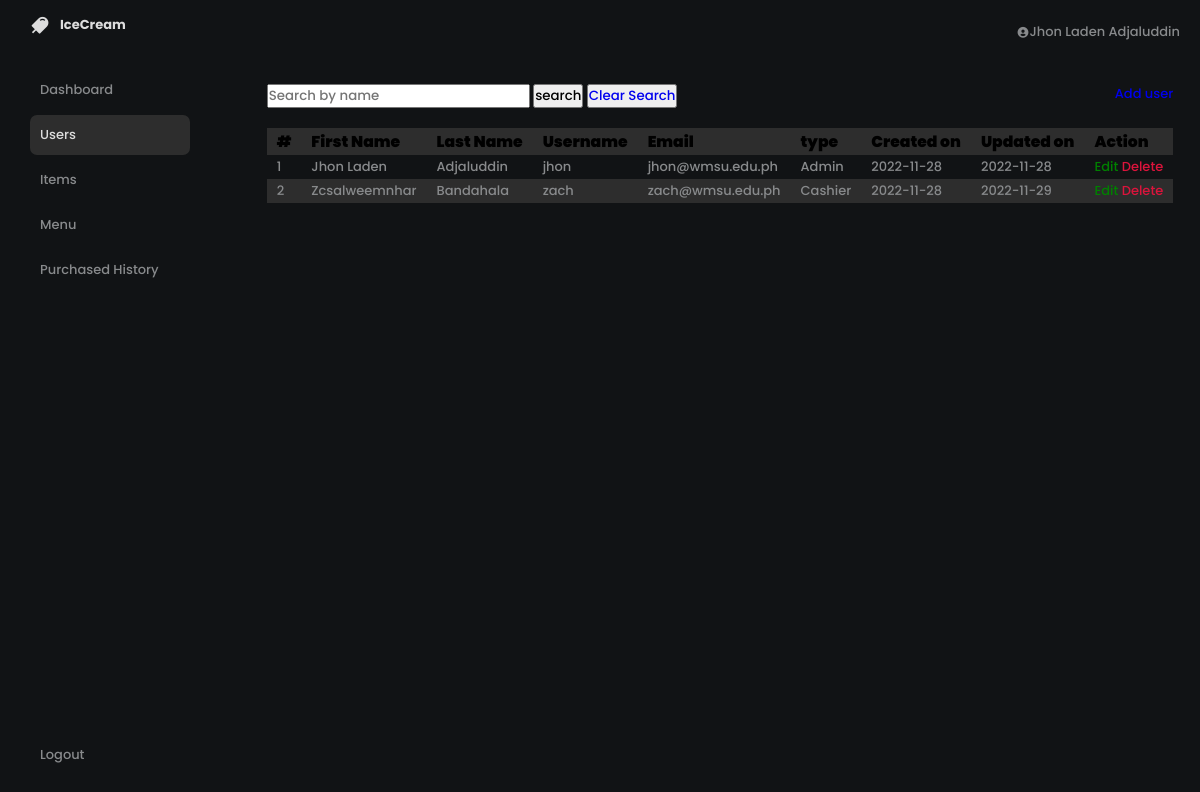
Screenshot of /users/users.php (signed in) with the database file from the repository.
### tables this page shows
CREATE TABLE `user` (
  `id` int(11) NOT NULL,
  `firstname` varchar(255) NOT NULL,
  `lastname` varchar(255) NOT NULL,
  `username` varchar(255) NOT NULL,
  `password` varchar(255) NOT NULL,
  `type` varchar(255) NOT NULL,
  `created_at` timestamp NOT NULL DEFAULT current_timestamp(),
  `updated_at` timestamp NOT NULL DEFAULT current_timestamp() ON UPDATE current_timestamp(),
  `email` varchar(255) NOT NULL,
  `isDelete` tinyint(1) DEFAULT 0
);

### classes/user.class.php (called while the page is built, shortened)
<?php
require_once 'database.php';
class User{
    protected $db ;
    function __construct(){
        $this->db = new Database();
    }
    function show(){
        $sql = "SELECT id, type, firstname, lastname, username, password, email, DATE(created_at) as created_at, DATE(updated_at) as updated_at FROM user
        WHERE isDelete = false;";
        $query = $this->db->connect()->prepare($sql);
        if($query->execute()){
            $data = $query->fetchAll();
        }
        return $data;
    }
}
?>

### classes/database.php (called while the page is built)
<?php
    class Database{
        public $host = 'locahost';
        public $username = 'root';
        public $password = '';
        public $database = 'ice_cream';
        protected $connection ;
        function connect(){
            try {
                $this->connection = new PDO("mysql: host= $this->host;dbname=$this->database",$this->username, $this->password);
            }catch(PDOException $e){
                echo 'connection error'. $e->getMessage();
            }
            return $this->connection;
        }
    }
?>

### users/users.php (the view, shortened to what this page needs)
<?php
    include_once '../includes/header.php';
    include_once '../includes/sidebar.php';
    require_once '../includes/headerMain.php';
    require_once '../classes/user.class.php';
?>
   <div class="table-container fluid flex flex-justify-center">
        <div class="wrapper">
            <div class="button-container flex flex-justify-between">
                <form action="users.php?search="<?php if (isset($_GET['search-submit'])) echo $_GET['search'];?> method = "GET">
                    <input type="text" name = "search" id = "search" autocomplete = "off" placeholder = "Search by name" value = "<?php if (isset($_GET['search'])) echo $_GET['search']; ?>">
                    <input type="submit" class="button" value="search" name="search-submit" id="search-submit">
                    <button>
                        <a href="users.php" class="clear">Clear Search</a>
                    </button>
                </form>
                <?php
                    if ($_SESSION['logged-in']['type'] == "Admin"){?>
                        <a href="addUser.php" class="add-button">
                            <span class = "text"> Add user </span>
                        </a>
                    <?php
                    }
                    ?>
            </div>
            <table class = "styled-table ">
            </div>
            <tbody class="scrollit">
                <tr class = "brand bolder " >
                    <th>#</th>
                    <th>First Name</th>
                    <th>Last Name</th>
                    <th>Username</th>
                    <th>Email</th>
                    <th>type</th>
                    <th>Created on</th>
                    <th>Updated on</th>
                    <?php
                        if($_SESSION['logged-in']['type'] == "Admin"){ ?>
                            <th>Action</th>
                        <?php
                        }
                        ?>
                </tr>
                <?php
                    $user = new User();
                    $counter = 1;
                    if(isset($_GET['search-submit'])){
                        foreach($user->search_by_name($_GET['search']) as $value){
                        ?>
                            <tr >
                                <td ><?php echo $counter++ ?> </td>
                                <td><?php echo $value['firstname']?></td>
                                <td><?php echo $value['lastname']?></td>
                                <td><?php echo $value['username']?></td>
                                <td><?php echo $value['email']?></td>
                                <td><?php echo $value['type']?></td>
                                <td><?php echo $value['created_at']?></td>
                                <td><?php echo $value['updated_at']?></td>
                                <?php
                                    if($_SESSION['logged-in']['type'] == "Admin"){
                                    ?>
                                        <td class = "action" >
                                            <a class = "grass" href = "editUser.php?id=<?php echo $value['id']?>">Edit</a>
                                            <a href = "users.php?id=<?php echo $value['id']?>" class = "danger" > Delete<a>
                                        </td>
                                    <?php
                                    }
                                    ?>
                            </tr>
                    <?php
                        }
                    }else{
                    foreach($user->show() as $value){
                ?>
                    <tr >
                        <td ><?php echo $counter++ ?> </td>
                        <td><?php echo $value['firstname']?></td>
                        <td><?php echo $value['lastname']?></td>
                        <td><?php echo $value['username']?></td>
                        <td><?php echo $value['email']?></td>
                        <td><?php echo $value['type']?></td>
                        <td><?php echo $value['created_at']?></td>
                        <td><?php echo $value['updated_at']?></td>
                        <?php
                        if($_SESSION['logged-in']['type'] == "Admin"){
                        ?>
                            <td class = "action" >
                                <a class = "grass" href = "editUser.php?id=<?php echo $value['id']?>">Edit</a>
                                <a class = "danger" href = "users.php?id=<?php echo $value['id']?> " > Delete<a>
                            </td>
                            <?php
                        }
                       ?>
                    </tr>
                <?php
                    }}
                ?>
            </tbody>
        </div>
    </div>
</body>
</html>

### css/style.css (style rules this page uses)
:root { --dark: #232c33; --dark-2: #1a1f27; --text-color: #a5a9ac; --secondary-color: #c48af9; --blue-berry: #2d3b41; --sea: #1da5ff; }
* { margin: 0; padding: 0; font-weight: 500; font-family: 'Poppins', sans-serif; box-sizing: border-box; }
body { background: var(--dark); }
.flex { display: flex; }
.flex-justify-between { justify-content: space-between; }
.brand { font-size: 1.2rem; }
.grass { color: green; }
.danger { color: crimson; }
.bolder { font-weight: bolder; }
table, th, tr, td { border-collapse: collapse; }
th,tr, td { padding: 2px 10px; }
tr { position:relative; }
td { color: #888a8c; }
tbody tr:nth-child(odd) { background-color: #2d2d2d; }
table { table-layout: fixed; }
tbody { display: block; overflow: auto; }
.scrollit { height: 500px; overflow-y: scroll; }
.table-container .styled-table tr th { color: black; font-weight: bolder; text-align: left; }
.table-container .wrapper { width: fit-content; }

### css/home.css (style rules this page uses)
:root { --dark-home: #111315; --text-light: #dddddd; --dark-light: #2d2d2d; --dirty-white: #606264; --dirty-white-2: #bfbfbf; --text-color: var(--dirty-white); --trans-2: all 0.2s ease; --trans-3: all 0.3s ease; --trans-4: all 0.4s ease; --trans-5: all 0.5s ease; --sidebar-width: 20%; --menu-width: 55%; --right-sidebar: 25%; --list-width: 150%; }
.dark-home { background: var(--dark-home); }
a { text-decoration: none; color: none }
.flex-justify-center { justify-content: center; }

### css/media.css (style rules this page uses)
@media (max-width: 1366px) { :root { font-size: 13px; } }

### css/items.css (style rules this page uses)
.button-container { padding: 20px 0px; }

### rows the page displays
user: firstname "Jhon Laden", lastname "Adjaluddin", username "jhon", email "jhon@wmsu.edu.ph", type "Admin", created_at "2022-11-28", updated_at "2022-11-28"
user: firstname "Zcsalweemnhar", lastname "Bandahala", username "zach", email "zach@wmsu.edu.ph", type "Cashier", created_at "2022-11-28", updated_at "2022-11-29"

### other values shown
$_SESSION['logged-in']['firstname'] "Jhon Laden"
$_SESSION['logged-in']['lastname'] "Adjaluddin"
